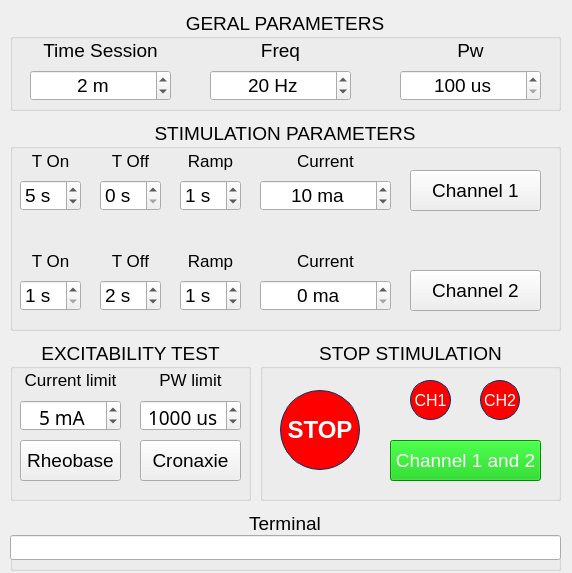
<?xml version="1.0" encoding="UTF-8"?>
<ui version="4.0">
 <author>Meduag</author>
 <class>MainWindow</class>
 <widget class="QMainWindow" name="MainWindow">
  <property name="geometry">
   <rect>
    <x>0</x>
    <y>0</y>
    <width>572</width>
    <height>573</height>
   </rect>
  </property>
  <property name="font">
   <font>
    <family>Arial</family>
    <pointsize>14</pointsize>
   </font>
  </property>
  <property name="windowTitle">
   <string>Estimulema V0.3 R1</string>
  </property>
  <property name="windowIcon">
   <iconset>
    <normaloff>imagenes/Logo Estimulema ico.png</normaloff>imagenes/Logo Estimulema ico.png</iconset>
  </property>
  <widget class="QWidget" name="centralwidget">
   <widget class="QGroupBox" name="groupBox">
    <property name="geometry">
     <rect>
      <x>260</x>
      <y>340</y>
      <width>301</width>
      <height>161</height>
     </rect>
    </property>
    <property name="title">
     <string>STOP STIMULATION</string>
    </property>
    <property name="alignment">
     <set>Qt::AlignCenter</set>
    </property>
    <widget class="QPushButton" name="pushButton_sp">
     <property name="geometry">
      <rect>
       <x>20</x>
       <y>50</y>
       <width>80</width>
       <height>80</height>
      </rect>
     </property>
     <property name="font">
      <font>
       <pointsize>18</pointsize>
       <weight>75</weight>
       <bold>true</bold>
      </font>
     </property>
     <property name="styleSheet">
      <string notr="true">border-style: solid;
border-width: 1px;
border-color: rgb(0, 51, 102);
background-color: rgb(255, 0, 0);
color: rgb(255, 255, 255);
border-radius: 40px;</string>
     </property>
     <property name="text">
      <string>STOP</string>
     </property>
    </widget>
    <widget class="QPushButton" name="pushButton_sp_ch1">
     <property name="geometry">
      <rect>
       <x>150</x>
       <y>40</y>
       <width>41</width>
       <height>40</height>
      </rect>
     </property>
     <property name="font">
      <font>
       <pointsize>12</pointsize>
       <weight>50</weight>
       <bold>false</bold>
      </font>
     </property>
     <property name="styleSheet">
      <string notr="true">border-style: solid;
border-width: 1px;
border-color: rgb(0, 51, 102);
background-color: rgb(255, 0, 0);
color: rgb(255, 255, 255);
border-radius: 20px;</string>
     </property>
     <property name="text">
      <string>CH1</string>
     </property>
    </widget>
    <widget class="QPushButton" name="pushButton_sp_ch2">
     <property name="geometry">
      <rect>
       <x>220</x>
       <y>40</y>
       <width>40</width>
       <height>40</height>
      </rect>
     </property>
     <property name="font">
      <font>
       <pointsize>12</pointsize>
       <weight>50</weight>
       <bold>false</bold>
      </font>
     </property>
     <property name="styleSheet">
      <string notr="true">border-style: solid;
border-width: 1px;
border-color: rgb(0, 51, 102);
background-color: rgb(255, 0, 0);
color: rgb(255, 255, 255);
border-radius: 20px;</string>
     </property>
     <property name="text">
      <string>CH2</string>
     </property>
    </widget>
    <widget class="QPushButton" name="pushButton_ch1_ch2">
     <property name="geometry">
      <rect>
       <x>130</x>
       <y>100</y>
       <width>151</width>
       <height>41</height>
      </rect>
     </property>
     <property name="styleSheet">
      <string notr="true">background-color: rgb(0, 200, 0);
font: 75 14pt &quot;Arial&quot;;
color: rgb(255, 255, 255);</string>
     </property>
     <property name="text">
      <string>Channel 1 and 2</string>
     </property>
    </widget>
   </widget>
   <widget class="QGroupBox" name="groupBox_2">
    <property name="geometry">
     <rect>
      <x>10</x>
      <y>340</y>
      <width>241</width>
      <height>161</height>
     </rect>
    </property>
    <property name="title">
     <string>EXCITABILITY TEST</string>
    </property>
    <property name="alignment">
     <set>Qt::AlignCenter</set>
    </property>
    <widget class="QLabel" name="label_2">
     <property name="geometry">
      <rect>
       <x>130</x>
       <y>30</y>
       <width>101</width>
       <height>20</height>
      </rect>
     </property>
     <property name="font">
      <font>
       <pointsize>13</pointsize>
      </font>
     </property>
     <property name="text">
      <string>PW limit</string>
     </property>
     <property name="alignment">
      <set>Qt::AlignCenter</set>
     </property>
    </widget>
    <widget class="QSpinBox" name="spinBox_limit_mA">
     <property name="geometry">
      <rect>
       <x>10</x>
       <y>60</y>
       <width>101</width>
       <height>31</height>
      </rect>
     </property>
     <property name="font">
      <font>
       <family>Segoe MDL2 Assets</family>
       <pointsize>14</pointsize>
      </font>
     </property>
     <property name="alignment">
      <set>Qt::AlignHCenter|Qt::AlignTop</set>
     </property>
     <property name="suffix">
      <string> mA</string>
     </property>
     <property name="maximum">
      <number>50</number>
     </property>
     <property name="value">
      <number>5</number>
     </property>
    </widget>
    <widget class="QSpinBox" name="spinBox_limit_pW">
     <property name="geometry">
      <rect>
       <x>130</x>
       <y>60</y>
       <width>101</width>
       <height>31</height>
      </rect>
     </property>
     <property name="font">
      <font>
       <family>Segoe MDL2 Assets</family>
       <pointsize>14</pointsize>
      </font>
     </property>
     <property name="alignment">
      <set>Qt::AlignHCenter|Qt::AlignTop</set>
     </property>
     <property name="suffix">
      <string> us</string>
     </property>
     <property name="minimum">
      <number>100</number>
     </property>
     <property name="maximum">
      <number>2000</number>
     </property>
     <property name="singleStep">
      <number>100</number>
     </property>
     <property name="value">
      <number>1000</number>
     </property>
    </widget>
    <widget class="QPushButton" name="pushButton_rh">
     <property name="geometry">
      <rect>
       <x>10</x>
       <y>100</y>
       <width>101</width>
       <height>41</height>
      </rect>
     </property>
     <property name="font">
      <font>
       <pointsize>14</pointsize>
      </font>
     </property>
     <property name="text">
      <string>Rheobase</string>
     </property>
    </widget>
    <widget class="QPushButton" name="pushButton_cr">
     <property name="geometry">
      <rect>
       <x>130</x>
       <y>100</y>
       <width>101</width>
       <height>41</height>
      </rect>
     </property>
     <property name="font">
      <font>
       <pointsize>14</pointsize>
      </font>
     </property>
     <property name="text">
      <string>Cronaxie</string>
     </property>
    </widget>
    <widget class="QLabel" name="label">
     <property name="geometry">
      <rect>
       <x>10</x>
       <y>30</y>
       <width>101</width>
       <height>20</height>
      </rect>
     </property>
     <property name="font">
      <font>
       <pointsize>13</pointsize>
      </font>
     </property>
     <property name="text">
      <string>Current limit</string>
     </property>
     <property name="alignment">
      <set>Qt::AlignCenter</set>
     </property>
    </widget>
   </widget>
   <widget class="QGroupBox" name="groupBox_3">
    <property name="geometry">
     <rect>
      <x>10</x>
      <y>120</y>
      <width>551</width>
      <height>211</height>
     </rect>
    </property>
    <property name="title">
     <string>STIMULATION PARAMETERS</string>
    </property>
    <property name="alignment">
     <set>Qt::AlignCenter</set>
    </property>
    <widget class="QSpinBox" name="spinBox_tf_2">
     <property name="geometry">
      <rect>
       <x>90</x>
       <y>160</y>
       <width>61</width>
       <height>31</height>
      </rect>
     </property>
     <property name="suffix">
      <string> s</string>
     </property>
     <property name="minimum">
      <number>1</number>
     </property>
     <property name="value">
      <number>2</number>
     </property>
    </widget>
    <widget class="QLabel" name="label_8">
     <property name="geometry">
      <rect>
       <x>170</x>
       <y>20</y>
       <width>61</width>
       <height>41</height>
      </rect>
     </property>
     <property name="font">
      <font>
       <pointsize>13</pointsize>
      </font>
     </property>
     <property name="text">
      <string>Ramp</string>
     </property>
     <property name="alignment">
      <set>Qt::AlignCenter</set>
     </property>
    </widget>
    <widget class="QSpinBox" name="spinBox_r_1">
     <property name="geometry">
      <rect>
       <x>170</x>
       <y>60</y>
       <width>61</width>
       <height>31</height>
      </rect>
     </property>
     <property name="suffix">
      <string> s</string>
     </property>
     <property name="minimum">
      <number>0</number>
     </property>
     <property name="maximum">
      <number>10</number>
     </property>
     <property name="singleStep">
      <number>1</number>
     </property>
     <property name="value">
      <number>1</number>
     </property>
    </widget>
    <widget class="QLabel" name="label_14">
     <property name="geometry">
      <rect>
       <x>170</x>
       <y>120</y>
       <width>61</width>
       <height>41</height>
      </rect>
     </property>
     <property name="font">
      <font>
       <pointsize>13</pointsize>
      </font>
     </property>
     <property name="text">
      <string>Ramp</string>
     </property>
     <property name="alignment">
      <set>Qt::AlignCenter</set>
     </property>
    </widget>
    <widget class="QLabel" name="label_4">
     <property name="geometry">
      <rect>
       <x>10</x>
       <y>20</y>
       <width>61</width>
       <height>41</height>
      </rect>
     </property>
     <property name="font">
      <font>
       <pointsize>13</pointsize>
      </font>
     </property>
     <property name="text">
      <string>T On</string>
     </property>
     <property name="alignment">
      <set>Qt::AlignCenter</set>
     </property>
    </widget>
    <widget class="QSpinBox" name="spinBox_tn_1">
     <property name="geometry">
      <rect>
       <x>10</x>
       <y>60</y>
       <width>61</width>
       <height>31</height>
      </rect>
     </property>
     <property name="suffix">
      <string> s</string>
     </property>
     <property name="minimum">
      <number>1</number>
     </property>
     <property name="value">
      <number>5</number>
     </property>
    </widget>
    <widget class="QPushButton" name="pushButton_ch2">
     <property name="geometry">
      <rect>
       <x>400</x>
       <y>150</y>
       <width>131</width>
       <height>41</height>
      </rect>
     </property>
     <property name="text">
      <string>Channel 2</string>
     </property>
    </widget>
    <widget class="QLabel" name="label_5">
     <property name="geometry">
      <rect>
       <x>90</x>
       <y>20</y>
       <width>61</width>
       <height>41</height>
      </rect>
     </property>
     <property name="font">
      <font>
       <pointsize>13</pointsize>
      </font>
     </property>
     <property name="text">
      <string>T Off</string>
     </property>
     <property name="alignment">
      <set>Qt::AlignCenter</set>
     </property>
    </widget>
    <widget class="QSpinBox" name="spinBox_tf_1">
     <property name="geometry">
      <rect>
       <x>90</x>
       <y>60</y>
       <width>61</width>
       <height>31</height>
      </rect>
     </property>
     <property name="suffix">
      <string> s</string>
     </property>
     <property name="minimum">
      <number>0</number>
     </property>
     <property name="value">
      <number>0</number>
     </property>
    </widget>
    <widget class="QLabel" name="label_9">
     <property name="geometry">
      <rect>
       <x>250</x>
       <y>20</y>
       <width>131</width>
       <height>41</height>
      </rect>
     </property>
     <property name="font">
      <font>
       <pointsize>13</pointsize>
      </font>
     </property>
     <property name="text">
      <string>Current</string>
     </property>
     <property name="alignment">
      <set>Qt::AlignCenter</set>
     </property>
    </widget>
    <widget class="QSpinBox" name="spinBox_tn_2">
     <property name="geometry">
      <rect>
       <x>10</x>
       <y>160</y>
       <width>61</width>
       <height>31</height>
      </rect>
     </property>
     <property name="suffix">
      <string> s</string>
     </property>
     <property name="minimum">
      <number>1</number>
     </property>
     <property name="value">
      <number>1</number>
     </property>
    </widget>
    <widget class="QSpinBox" name="spinBox_ma_1">
     <property name="geometry">
      <rect>
       <x>250</x>
       <y>60</y>
       <width>131</width>
       <height>31</height>
      </rect>
     </property>
     <property name="alignment">
      <set>Qt::AlignCenter</set>
     </property>
     <property name="suffix">
      <string> ma</string>
     </property>
     <property name="maximum">
      <number>100</number>
     </property>
     <property name="singleStep">
      <number>1</number>
     </property>
     <property name="value">
      <number>10</number>
     </property>
    </widget>
    <widget class="QLabel" name="label_15">
     <property name="geometry">
      <rect>
       <x>90</x>
       <y>120</y>
       <width>61</width>
       <height>41</height>
      </rect>
     </property>
     <property name="font">
      <font>
       <pointsize>13</pointsize>
      </font>
     </property>
     <property name="text">
      <string>T Off</string>
     </property>
     <property name="alignment">
      <set>Qt::AlignCenter</set>
     </property>
    </widget>
    <widget class="QSpinBox" name="spinBox_r_2">
     <property name="geometry">
      <rect>
       <x>170</x>
       <y>160</y>
       <width>61</width>
       <height>31</height>
      </rect>
     </property>
     <property name="suffix">
      <string> s</string>
     </property>
     <property name="minimum">
      <number>0</number>
     </property>
     <property name="maximum">
      <number>10</number>
     </property>
     <property name="singleStep">
      <number>1</number>
     </property>
     <property name="value">
      <number>1</number>
     </property>
    </widget>
    <widget class="QPushButton" name="pushButton_ch1">
     <property name="geometry">
      <rect>
       <x>400</x>
       <y>50</y>
       <width>131</width>
       <height>41</height>
      </rect>
     </property>
     <property name="text">
      <string>Channel 1</string>
     </property>
    </widget>
    <widget class="QLabel" name="label_16">
     <property name="geometry">
      <rect>
       <x>250</x>
       <y>120</y>
       <width>131</width>
       <height>41</height>
      </rect>
     </property>
     <property name="font">
      <font>
       <pointsize>13</pointsize>
      </font>
     </property>
     <property name="text">
      <string>Current</string>
     </property>
     <property name="alignment">
      <set>Qt::AlignCenter</set>
     </property>
    </widget>
    <widget class="QSpinBox" name="spinBox_ma_2">
     <property name="geometry">
      <rect>
       <x>250</x>
       <y>160</y>
       <width>131</width>
       <height>31</height>
      </rect>
     </property>
     <property name="alignment">
      <set>Qt::AlignCenter</set>
     </property>
     <property name="suffix">
      <string> ma</string>
     </property>
     <property name="maximum">
      <number>100</number>
     </property>
     <property name="singleStep">
      <number>1</number>
     </property>
     <property name="value">
      <number>0</number>
     </property>
    </widget>
    <widget class="QLabel" name="label_13">
     <property name="geometry">
      <rect>
       <x>10</x>
       <y>120</y>
       <width>61</width>
       <height>41</height>
      </rect>
     </property>
     <property name="font">
      <font>
       <pointsize>13</pointsize>
      </font>
     </property>
     <property name="text">
      <string>T On</string>
     </property>
     <property name="alignment">
      <set>Qt::AlignCenter</set>
     </property>
    </widget>
   </widget>
   <widget class="QGroupBox" name="groupBox_4">
    <property name="geometry">
     <rect>
      <x>10</x>
      <y>10</y>
      <width>551</width>
      <height>101</height>
     </rect>
    </property>
    <property name="title">
     <string>GERAL PARAMETERS</string>
    </property>
    <property name="alignment">
     <set>Qt::AlignCenter</set>
    </property>
    <widget class="QSpinBox" name="spinBox_ts">
     <property name="geometry">
      <rect>
       <x>20</x>
       <y>60</y>
       <width>141</width>
       <height>31</height>
      </rect>
     </property>
     <property name="alignment">
      <set>Qt::AlignCenter</set>
     </property>
     <property name="suffix">
      <string> m</string>
     </property>
     <property name="value">
      <number>2</number>
     </property>
    </widget>
    <widget class="QLabel" name="label_6">
     <property name="geometry">
      <rect>
       <x>200</x>
       <y>20</y>
       <width>141</width>
       <height>41</height>
      </rect>
     </property>
     <property name="font">
      <font>
       <pointsize>14</pointsize>
      </font>
     </property>
     <property name="text">
      <string>Freq</string>
     </property>
     <property name="alignment">
      <set>Qt::AlignCenter</set>
     </property>
    </widget>
    <widget class="QSpinBox" name="spinBox_f">
     <property name="geometry">
      <rect>
       <x>200</x>
       <y>60</y>
       <width>141</width>
       <height>31</height>
      </rect>
     </property>
     <property name="alignment">
      <set>Qt::AlignCenter</set>
     </property>
     <property name="suffix">
      <string> Hz</string>
     </property>
     <property name="minimum">
      <number>1</number>
     </property>
     <property name="maximum">
      <number>100</number>
     </property>
     <property name="singleStep">
      <number>5</number>
     </property>
     <property name="value">
      <number>20</number>
     </property>
    </widget>
    <widget class="QLabel" name="label_7">
     <property name="geometry">
      <rect>
       <x>390</x>
       <y>20</y>
       <width>141</width>
       <height>41</height>
      </rect>
     </property>
     <property name="font">
      <font>
       <pointsize>14</pointsize>
      </font>
     </property>
     <property name="text">
      <string>Pw</string>
     </property>
     <property name="alignment">
      <set>Qt::AlignCenter</set>
     </property>
    </widget>
    <widget class="QLabel" name="label_3">
     <property name="geometry">
      <rect>
       <x>20</x>
       <y>20</y>
       <width>141</width>
       <height>41</height>
      </rect>
     </property>
     <property name="text">
      <string>Time Session</string>
     </property>
     <property name="alignment">
      <set>Qt::AlignCenter</set>
     </property>
    </widget>
    <widget class="QSpinBox" name="spinBox_pw">
     <property name="geometry">
      <rect>
       <x>390</x>
       <y>60</y>
       <width>141</width>
       <height>31</height>
      </rect>
     </property>
     <property name="alignment">
      <set>Qt::AlignCenter</set>
     </property>
     <property name="suffix">
      <string> us</string>
     </property>
     <property name="minimum">
      <number>100</number>
     </property>
     <property name="maximum">
      <number>700</number>
     </property>
     <property name="singleStep">
      <number>50</number>
     </property>
     <property name="value">
      <number>100</number>
     </property>
    </widget>
   </widget>
   <widget class="QGroupBox" name="groupBox_5">
    <property name="geometry">
     <rect>
      <x>10</x>
      <y>510</y>
      <width>551</width>
      <height>61</height>
     </rect>
    </property>
    <property name="title">
     <string>Terminal</string>
    </property>
    <property name="alignment">
     <set>Qt::AlignCenter</set>
    </property>
    <property name="flat">
     <bool>true</bool>
    </property>
    <widget class="QLineEdit" name="lineEdit_terminal">
     <property name="geometry">
      <rect>
       <x>0</x>
       <y>25</y>
       <width>551</width>
       <height>25</height>
      </rect>
     </property>
    </widget>
   </widget>
  </widget>
 </widget>
 <resources/>
 <connections/>
</ui>
